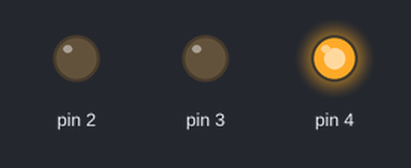
The sketch below on a simulated Arduino Uno, built with avr-gcc and run on an emulated ATmega328P. On the bench: output pins drawn as LEDs (lit = HIGH).

Above: at 0.7 s.
At 1.7 s:
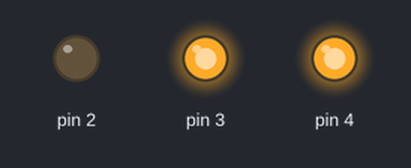
At 2.8 s:
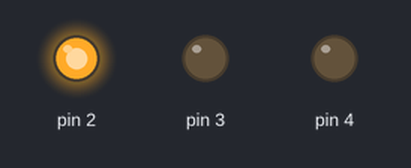
At 4.2 s:
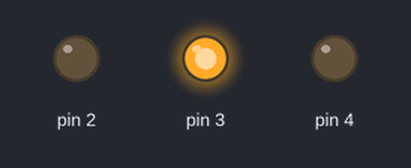
Timing chart, 0 to 6.4 s (numbered marks = the images above):
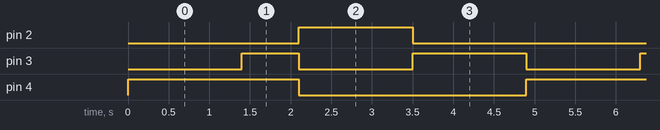

Measured:
- by itself, pin 2: alternates HIGH for 1.4 s and LOW for 3.5 s
- by itself, pin 3: repeats every 4.9 s: LOW 1.4 s, HIGH 1.4 s, LOW 1.4 s, HIGH 0.70 s
- by itself, pin 4: alternates HIGH for 2.1 s and LOW for 2.8 s

The sketch:

sketch_may27a.ino
```cpp
// C++ code
//
void setup()
{
  pinMode(2 ,OUTPUT);
  pinMode(3 ,OUTPUT);
  pinMode(4 ,OUTPUT);
}

void loop()
{
  digitalWrite(2, LOW);
  digitalWrite(4, HIGH);
  digitalWrite(3, LOW);
  delay(1400);
  digitalWrite(3, HIGH);
  delay(700);
  digitalWrite(3, LOW);
  digitalWrite(4, LOW);
  digitalWrite(2, HIGH);
  delay(1400);
  digitalWrite(2, LOW);
  digitalWrite(3, HIGH);
  delay(1400);
}
```
